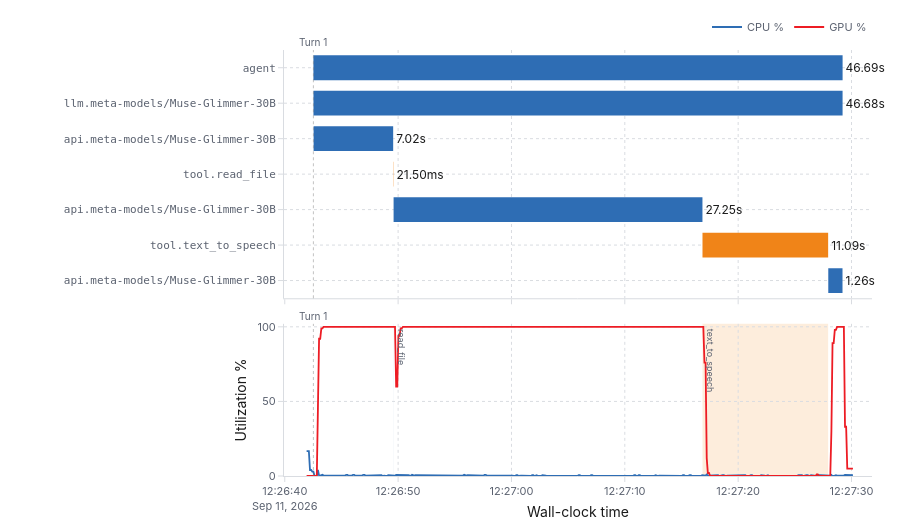

Notebook code cell kept with this figure:
### Code cell
# This cell shows an overview tab alone; for a detailed view, click on the links provided when running this cell.
import importlib, sys, os, logging
sys.path.insert(0, os.path.abspath("utils"))
logging.disable(logging.WARNING)          # mute Streamlit's import-time warnings
import hermes_profiler
importlib.reload(hermes_profiler)          # pick up edits without a kernel restart
logging.disable(logging.NOTSET)

SESSION_ID = None   # a run ID, or None to auto-fetch the latest session
hermes_profiler.show_session_overview(SESSION_ID)

### Figure 1 — Plotly figure (JSON) as saved in the notebook; plotly's stock layout.template omitted (floating-point values rounded to 4 significant figures; data arrays with more than 128 entries replaced by an {"elided": "..."} marker saying what was removed)
{"data": [{"base": ["2026-09-11T12:26:42.525786565", "2026-09-11T12:26:42.530994482", "2026-09-11T12:26:42.543660435", "2026-09-11T12:26:49.572976279", "2026-09-11T12:26:49.600797460", "2026-09-11T12:27:16.853115837", "2026-09-11T12:27:27.950208082"], "cliponaxis": false, "hoverinfo": "text", "hovertext": ["<b>agent</b><br>turn: 1<br>type: AGENT<br>start: 12:26:42.525<br>duration: 46.69s", "<b>llm.meta-models/Muse-Glimmer-30B</b><br>turn: 1<br>type: LLM<br>start: 12:26:42.530<br>duration: 46.68s", "<b>api.meta-models/Muse-Glimmer-30B</b><br>turn: 1<br>type: LLM<br>start: 12:26:42.543<br>duration: 7.02s", "<b>tool.read_file</b><br>turn: 1<br>type: TOOL<br>start: 12:26:49.572<br>duration: 21.50ms", "<b>api.meta-models/Muse-Glimmer-30B</b><br>turn: 1<br>type: LLM<br>start: 12:26:49.600<br>duration: 27.25s", "<b>tool.text_to_speech</b><br>turn: 1<br>type: TOOL<br>start: 12:27:16.853<br>duration: 11.09s", "<b>api.meta-models/Muse-Glimmer-30B</b><br>turn: 1<br>type: LLM<br>start: 12:27:27.950<br>duration: 1.26s"], "marker": {"color": ["#2E6DB4", "#2E6DB4", "#2E6DB4", "#F08418", "#2E6DB4", "#F08418", "#2E6DB4"]}, "orientation": "h", "showlegend": false, "text": ["46.69s", "46.68s", "7.02s", "21.50ms", "27.25s", "11.09s", "1.26s"], "textposition": "outside", "type": "bar", "x": [46690.0, 46680.0, 7020.0, 21.5, 27250.0, 11090.0, 1256.0], "xaxis": "x", "y": [0, 1, 2, 3, 4, 5, 6], "yaxis": "y"}, {"hovertemplate": "CPU %{y:.1f}%<br>%{x|%H:%M:%S.%L}<extra></extra>", "line": {"color": "#2E6DB4", "width": 1.8}, "mode": "lines", "name": "CPU %", "type": "scatter", "x": {"elided": "483 str values"}, "xaxis": "x2", "y": {"elided": "483 float values"}, "yaxis": "y2"}, {"hovertemplate": "GPU %{y:.1f}%<br>%{x|%H:%M:%S.%L}<extra></extra>", "line": {"color": "#ED1C24", "width": 1.8}, "mode": "lines", "name": "GPU %", "type": "scatter", "x": {"elided": "483 str values"}, "xaxis": "x2", "y": {"elided": "483 float values"}, "yaxis": "y2"}], "layout": {"annotations": [{"font": {"color": "#5B6270", "size": 9}, "showarrow": false, "text": "read_file", "textangle": 90, "x": "2026-09-11T12:26:49.572976279", "xanchor": "left", "xref": "x2", "y": 100, "yanchor": "top", "yref": "y2"}, {"font": {"color": "#5B6270", "size": 9}, "showarrow": false, "text": "text_to_speech", "textangle": 90, "x": "2026-09-11T12:27:16.853115837", "xanchor": "left", "xref": "x2", "y": 100, "yanchor": "top", "yref": "y2"}, {"font": {"color": "#5B6270", "size": 10}, "showarrow": false, "text": "Turn 1", "x": "2026-09-11T12:26:42.525786565", "xanchor": "center", "xref": "x", "y": 1, "yanchor": "bottom", "yref": "y domain"}, {"font": {"color": "#5B6270", "size": 10}, "showarrow": false, "text": "Turn 1", "x": "2026-09-11T12:26:42.525786565", "xanchor": "center", "xref": "x2", "y": 1, "yanchor": "bottom", "yref": "y2 domain"}], "bargap": 0.3, "font": {"color": "#1A1A1A", "family": "-apple-system, BlinkMacSystemFont, \"Segoe UI\", Roboto, Helvetica, Arial, sans-serif", "size": 12}, "height": 520, "hoverlabel": {"bgcolor": "#FFFFFF", "bordercolor": "#D9DCE1", "font": {"color": "#1A1A1A", "size": 12}}, "hovermode": "x unified", "legend": {"bgcolor": "rgba(0,0,0,0)", "borderwidth": 0, "font": {"color": "#5B6270", "size": 11}, "orientation": "h", "x": 1, "xanchor": "right", "y": 1.02, "yanchor": "bottom"}, "margin": {"b": 44, "l": 284, "r": 28, "t": 48}, "paper_bgcolor": "#FFFFFF", "plot_bgcolor": "#FFFFFF", "shapes": [{"fillcolor": "rgba(46,109,180,0.13)", "layer": "below", "line": {"width": 0}, "opacity": 1, "type": "rect", "x0": "2026-09-11T12:26:49.572976279", "x1": "2026-09-11T12:26:49.593976279", "xref": "x2", "y0": 0, "y1": 1, "yref": "y2 domain"}, {"fillcolor": "rgba(240,132,24,0.15)", "layer": "below", "line": {"width": 0}, "opacity": 1, "type": "rect", "x0": "2026-09-11T12:27:16.853115837", "x1": "2026-09-11T12:27:27.939115837", "xref": "x2", "y0": 0, "y1": 1, "yref": "y2 domain"}, {"line": {"color": "rgba(120,120,120,0.45)", "dash": "dot", "width": 1}, "type": "line", "x0": "2026-09-11T12:26:42.525786565", "x1": "2026-09-11T12:26:42.525786565", "xref": "x", "y0": 0, "y1": 1, "yref": "y domain"}, {"line": {"color": "rgba(120,120,120,0.45)", "dash": "dot", "width": 1}, "type": "line", "x0": "2026-09-11T12:26:42.525786565", "x1": "2026-09-11T12:26:42.525786565", "xref": "x2", "y0": 0, "y1": 1, "yref": "y2 domain"}], "xaxis": {"anchor": "y", "domain": [0, 1], "gridcolor": "#D9DCE1", "griddash": "dot", "linecolor": "#D9DCE1", "matches": "x2", "showticklabels": false, "tickcolor": "#D9DCE1", "tickfont": {"color": "#5B6270", "size": 11}, "ticks": "outside", "type": "date", "zeroline": false}, "xaxis2": {"anchor": "y2", "domain": [0, 1], "gridcolor": "#D9DCE1", "griddash": "dot", "linecolor": "#D9DCE1", "tickcolor": "#D9DCE1", "tickfont": {"color": "#5B6270", "size": 11}, "ticks": "outside", "title": {"text": "Wall-clock time"}, "type": "date", "zeroline": false}, "yaxis": {"anchor": "x", "automargin": true, "autorange": "reversed", "domain": [0.4172, 1], "gridcolor": "#D9DCE1", "griddash": "dot", "linecolor": "#D9DCE1", "tickcolor": "#D9DCE1", "tickfont": {"color": "#5B6270", "family": "monospace", "size": 11}, "tickmode": "array", "ticks": "outside", "ticktext": ["agent", "    llm.meta-models/Muse-Glimmer-30B", "        api.meta-models/Muse-Glimmer-30B", "        tool.read_file", "        api.meta-models/Muse-Glimmer-30B", "        tool.text_to_speech", "        api.meta-models/Muse-Glimmer-30B"], "tickvals": [0, 1, 2, 3, 4, 5, 6], "zeroline": false}, "yaxis2": {"anchor": "x2", "domain": [0, 0.3572], "gridcolor": "#D9DCE1", "griddash": "dot", "linecolor": "#D9DCE1", "range": [0, 102], "tickcolor": "#D9DCE1", "tickfont": {"color": "#5B6270", "size": 11}, "ticks": "outside", "title": {"text": "Utilization %"}, "zeroline": false}}}
